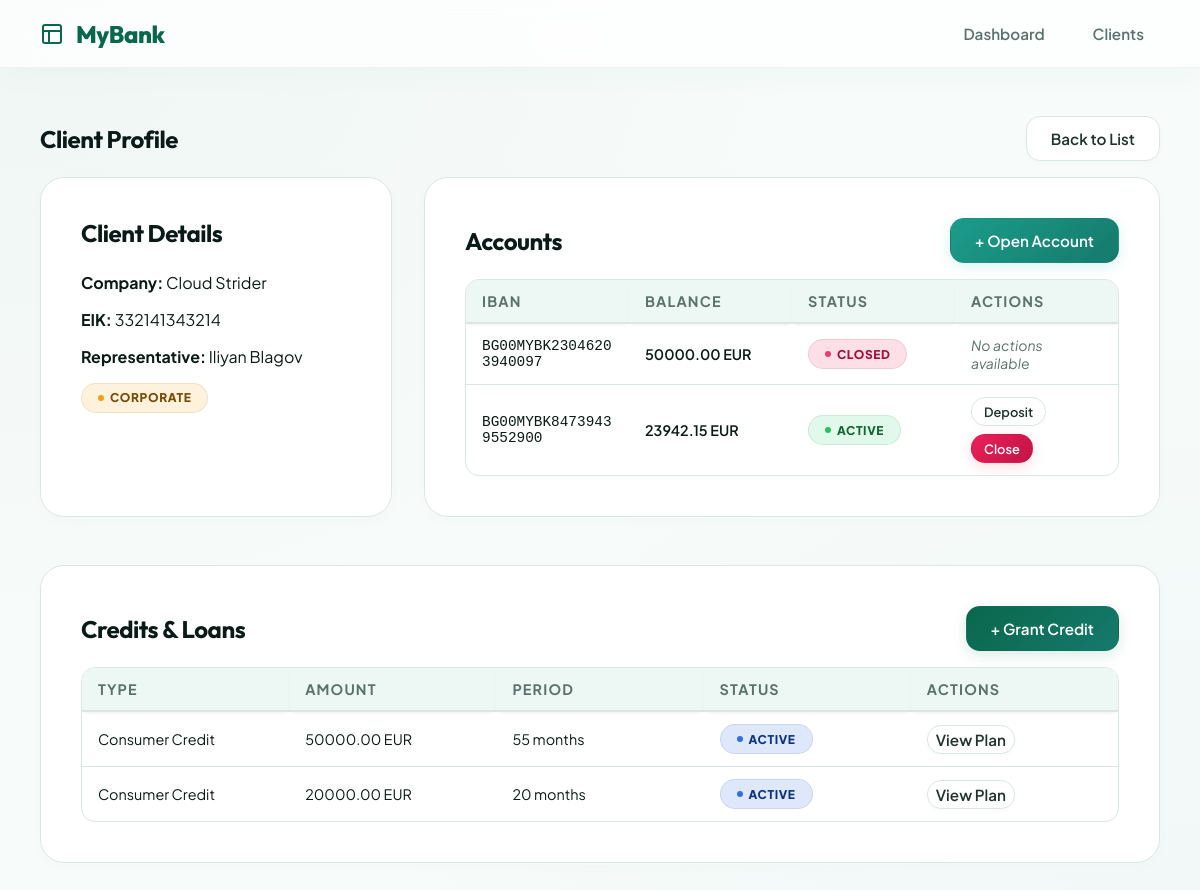
The app's page /clients/3/ with its own data.
### bank_app/models.py (models this page shows, shortened)
class Client(models.Model):
    CLIENT_TYPES = (
        ('INDIVIDUAL', 'Individual'),
        ('CORPORATE', 'Corporate'),
    )
    client_type = models.CharField(max_length=20, choices=CLIENT_TYPES)
    first_name = models.CharField(max_length=100, blank=True, null=True)
    last_name = models.CharField(max_length=100, blank=True, null=True)
    personal_id = models.CharField(max_length=20, blank=True, null=True, unique=True) # EGN
    company_name = models.CharField(max_length=200, blank=True, null=True)
    company_id = models.CharField(max_length=50, blank=True, null=True, unique=True) # EIK
    representative_name = models.CharField(max_length=200, blank=True, null=True)

class Account(models.Model):
    ACCOUNT_STATUS = (
        ('ACTIVE', 'Active'),
        ('CLOSED', 'Closed'),
    )
    client = models.ForeignKey(Client, on_delete=models.CASCADE, related_name='accounts')
    iban = models.CharField(max_length=34, unique=True)
    balance = models.DecimalField(max_digits=12, decimal_places=2, default=0.00)
    status = models.CharField(max_length=10, choices=ACCOUNT_STATUS, default='ACTIVE')

class Credit(models.Model):
    CREDIT_STATUS = (
        ('ACTIVE', 'Active'),
        ('PAID', 'Paid'),
    )
    client = models.ForeignKey(Client, on_delete=models.CASCADE, related_name='credits')
    account = models.ForeignKey(Account, on_delete=models.PROTECT, null=True, blank=True, related_name='credits')
    credit_type = models.ForeignKey(CreditType, on_delete=models.PROTECT)
    amount = models.DecimalField(max_digits=12, decimal_places=2)
    period_months = models.IntegerField()
    status = models.CharField(max_length=10, choices=CREDIT_STATUS, default='ACTIVE')
    created_at = models.DateTimeField(auto_now_add=True)

class CreditType(models.Model):
    CREDIT_NAMES = (
        ('CONSUMER', 'Consumer Credit'),
        ('MORTGAGE', 'Mortgage Credit'),
    )
    name = models.CharField(max_length=50, choices=CREDIT_NAMES, unique=True)
    interest_rate = models.DecimalField(max_digits=5, decimal_places=2)
    max_amount = models.DecimalField(max_digits=12, decimal_places=2)
    max_period_months = models.IntegerField()

### bank_app/views.py (the view)
# urls.py: path('clients/<int:pk>/', views.client_detail, name='client_detail'),
def client_detail(request, pk):
    client = get_object_or_404(Client, pk=pk)
    accounts = client.accounts.all()
    credits = client.credits.all()
    return render(request, 'bank_app/client_detail.html', {
        'client': client,
        'accounts': accounts,
        'credits': credits
    })

### bank_app/templates/bank_app/client_detail.html (shortened to what this page needs)
{% extends 'index.html' %}
{% block content %}
<div class="flex justify-between items-center mb-4">
    <h1 class="card-title" style="font-size: 1.5rem; margin: 0;">Client Profile</h1>
    <a href="{% url 'client_list' %}" class="btn btn-outline">Back to List</a>
</div>
<div class="grid grid-cols-3">
    <div class="card" style="grid-column: span 1;">
        <h2 class="card-title">Client Details</h2>
        {% if client.client_type == 'INDIVIDUAL' %}
        <p><strong>Name:</strong> {{ client.first_name }} {{ client.last_name }}</p>
        <p class="mt-4"><strong>EGN:</strong> {{ client.personal_id }}</p>
        <p class="mt-4"><span class="badge badge-primary">Individual</span></p>
        {% else %}
        <p><strong>Company:</strong> {{ client.company_name }}</p>
        <p class="mt-4"><strong>EIK:</strong> {{ client.company_id }}</p>
        <p class="mt-4"><strong>Representative:</strong> {{ client.representative_name }}</p>
        <p class="mt-4"><span class="badge badge-warning">Corporate</span></p>
        {% endif %}
    </div>
    <div class="card" style="grid-column: span 2;">
        <div class="flex justify-between items-center mb-4">
            <h2 class="card-title" style="margin:0;">Accounts</h2>
            <form action="{% url 'account_create' client.id %}" method="post" style="display:inline;">
                <button type="submit" class="btn btn-success">+ Open Account</button>
            </form>
        </div>
        <div class="table-container scrollable">
            <table class="table compact">
                <thead>
                    <tr>
                        <th>IBAN</th>
                        <th>Balance</th>
                        <th>Status</th>
                        <th>Actions</th>
                    </tr>
                </thead>
                <tbody>
                    {% for acc in accounts %}
                    <tr>
                        <td style="font-family: monospace;">{{ acc.iban }}</td>
                        <td style="font-weight: 600;">{{ acc.balance }} EUR</td>
                        <td>
                            {% if acc.status == 'ACTIVE' %}
                            <span class="badge badge-success">Active</span>
                            {% else %}
                            <span class="badge badge-danger">Closed</span>
                            {% endif %}
                        </td>
                        <td>
                            {% if acc.status == 'ACTIVE' %}
                            <div style="display: flex; gap: 0.5rem; align-items: center; flex-wrap: wrap;">
                                <button type="button" class="btn btn-outline deposit-btn"
                                        data-account-id="{{ acc.id }}"
                                        data-iban="{{ acc.iban }}"
                                        style="padding: 0.35rem 0.75rem; font-size: 0.8rem;">
                                    Deposit
                                </button>
                                <form action="{% url 'account_close' acc.id %}" method="post" style="display:inline; margin: 0;" onsubmit="return confirm('Are you sure you want to close this account?');">
                                    <button type="submit" class="btn btn-danger" style="padding: 0.35rem 0.75rem; font-size: 0.8rem;">Close</button>
                                </form>
                            </div>
                            {% else %}
                            <span style="color: var(--gray); font-style: italic; font-size: 0.875rem;">No actions available</span>
                            {% endif %}
                        </td>
                    </tr>
                    {% empty %}
                    <tr>
                        <td colspan="4">No accounts found.</td>
                    </tr>
                    {% endfor %}
                </tbody>
            </table>
        </div>
    </div>
</div>
<div class="card mt-4">
    <div class="flex justify-between items-center mb-4">
        <h2 class="card-title" style="margin:0;">Credits & Loans</h2>
        <a href="{% url 'credit_create' client.id %}" class="btn btn-primary">+ Grant Credit</a>
    </div>
    <div class="table-container scrollable">
        <table class="table compact">
            <thead>
                <tr>
                    <th>Type</th>
                    <th>Amount</th>
                    <th>Period</th>
                    <th>Status</th>
                    <th>Actions</th>
                </tr>
            </thead>
            <tbody>
                {% for credit in credits %}
                <tr>
                    <td>{{ credit.credit_type.get_name_display }}</td>
                    <td>{{ credit.amount }} EUR</td>
                    <td>{{ credit.period_months }} months</td>
                    <td>
                        {% if credit.status == 'ACTIVE' %}
                        <span class="badge badge-primary">{{ credit.status }}</span>
                        {% else %}
                        <span class="badge badge-success">{{ credit.status }}</span>
                        {% endif %}
                    </td>
                    <td>
                        <a href="{% url 'credit_detail' credit.id %}" class="btn btn-outline"
                            style="padding: 0.25rem 0.5rem;">View Plan</a>
                    </td>
                </tr>
                {% empty %}
                <tr>
                    <td colspan="5">No credits found.</td>
                </tr>
                {% endfor %}
            </tbody>
        </table>
    </div>
</div>
{% endblock %}

### records on screen
Client: company_name "Cloud Strider", company_id "332141343214", representative_name "Iliyan Blagov"
Account: iban "BG00MYBK23046203940097", balance "50000.00", status "CLOSED"
Account: iban "BG00MYBK84739439552900", balance "23942.15", status "ACTIVE"
Credit: credit_type.name "Consumer Credit", amount "50000.00", period_months "55", status "ACTIVE"
Credit: credit_type.name "Consumer Credit", amount "20000.00", period_months "20", status "ACTIVE"
